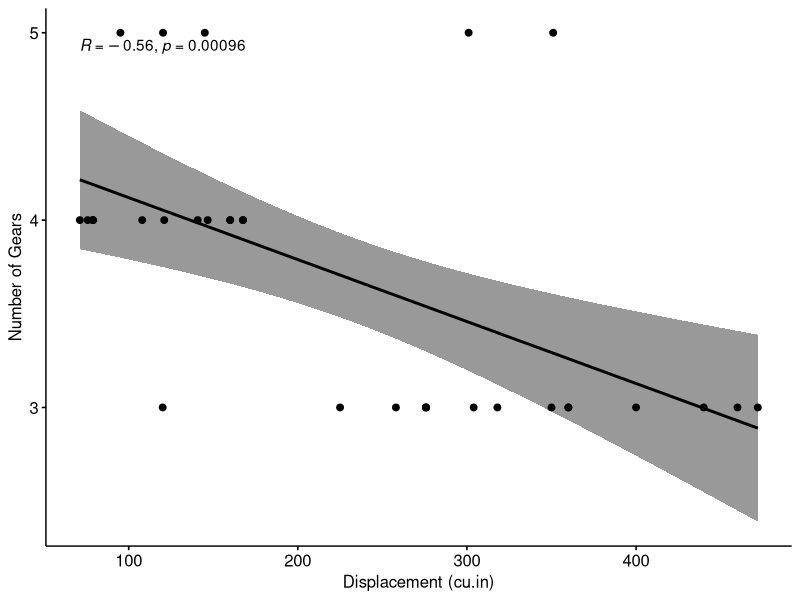

Write the R code that produced this figure.
# Author: Howard, Data: Sept 19, 2022, Purpose: In class assignemnt

library("ggpubr")

#loading some sample data
my_data<-mtcars

# generate correlation plot
ggscatter(my_data, x = "disp", y = "gear", add = "reg.line", conf.int = TRUE, cor.coef = TRUE, cor.method = "pearson", xlab = "Displacement (cu.in)", ylab = "Number of Gears")
